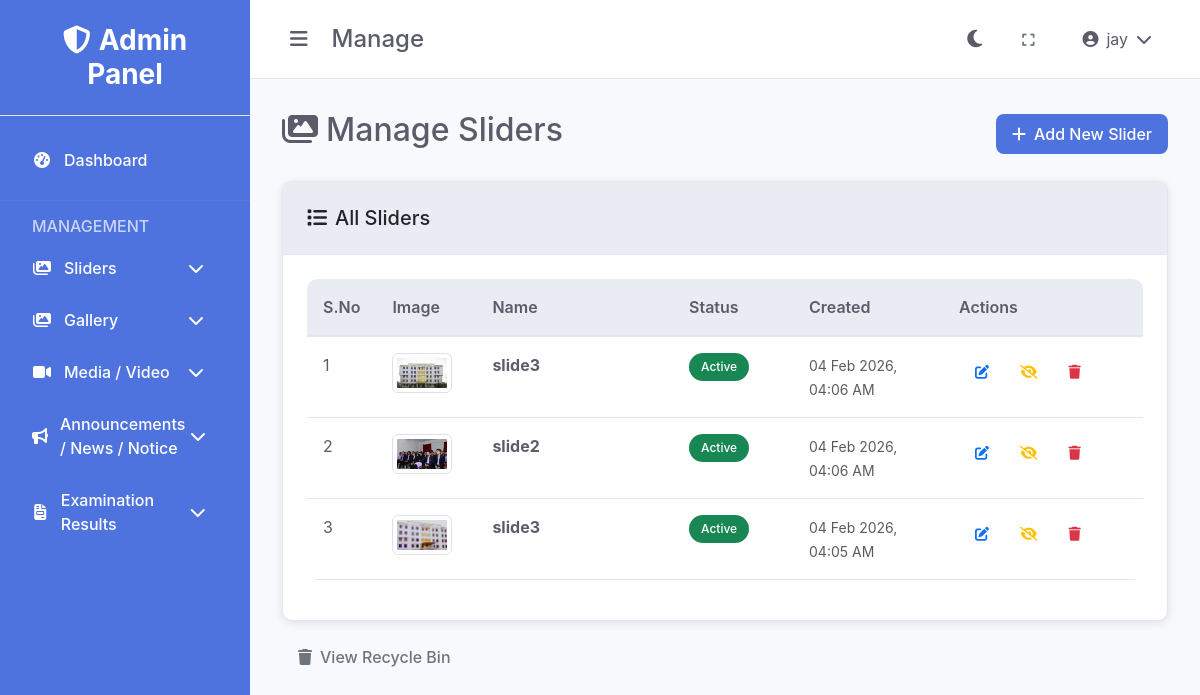
The app's page /sliders/manage.php (signed in) with its own data.
### tables this page shows
CREATE TABLE IF NOT EXISTS `sliders` (
  `id` int(11) NOT NULL AUTO_INCREMENT,
  `name` varchar(255) NOT NULL,
  `image` varchar(255) NOT NULL,
  `status` enum('active','inactive') DEFAULT 'active',
  `sort_order` int(11) DEFAULT '0',
  `created_at` timestamp NOT NULL DEFAULT CURRENT_TIMESTAMP,
  `updated_at` timestamp NOT NULL DEFAULT CURRENT_TIMESTAMP ON UPDATE CURRENT_TIMESTAMP,
  PRIMARY KEY (`id`),
  KEY `idx_sliders_status` (`status`)
);

### sliders/manage.php (the view, shortened to what this page needs)
<?php
require_once '../config/database.php';
require_once '../includes/functions.php';
$sql = "SELECT * FROM sliders ORDER BY created_at DESC";
$result = $conn->query($sql);
$sliders = $result->fetch_all(MYSQLI_ASSOC);
?>
<!DOCTYPE html>
<html lang="en">
<head>
    <link href="https://cdn.jsdelivr.net/npm/bootstrap@5.3.0/dist/css/bootstrap.min.css" rel="stylesheet">
    <link href="https://cdnjs.cloudflare.com/ajax/libs/font-awesome/6.4.0/css/all.min.css" rel="stylesheet">
    <link href="<?php echo getAssetUrl('css/style.css'); ?>" rel="stylesheet">
</head>
<body data-theme="light">
    <div class="admin-layout">
        <?php include '../includes/sidebar.php'; ?>
        <div class="main-content">
            <?php include '../includes/header.php'; ?>
            <div class="content">
                <div class="d-flex justify-content-between align-items-center mb-4">
                    <h2><i class="fas fa-images me-2"></i>Manage Sliders</h2>
                    <a href="add.php" class="btn btn-primary">
                        <i class="fas fa-plus me-2"></i>Add New Slider
                    </a>
                </div>
                <div class="card">
                    <div class="card-header">
                        <h5 class="mb-0"><i class="fas fa-list me-2"></i>All Sliders</h5>
                    </div>
                    <div class="card-body">
                        <?php if (empty($sliders)): ?>
                            <div class="text-center py-5">
                                <i class="fas fa-images fa-3x text-muted mb-3"></i>
                                <h5 class="text-muted">No sliders found</h5>
                                <p class="text-muted">Start by adding your first slider image.</p>
                                <a href="add.php" class="btn btn-primary">
                                    <i class="fas fa-plus me-2"></i>Add First Slider
                                </a>
                            </div>
                        <?php else: ?>
                            <div class="table-responsive">
                                <table class="table table-hover">
                                    <thead>
                                        <tr>
                                            <th width="50">S.No</th>
                                            <th width="100">Image</th>
                                            <th>Name</th>
                                            <th width="120">Status</th>
                                            <th width="150">Created</th>
                                            <th width="200">Actions</th>
                                        </tr>
                                    </thead>
                                    <tbody>
                                        <?php foreach ($sliders as $index => $slider): ?>
                                            <tr>
                                                <td><?php echo $index + 1; ?></td>
                                                <td>
                                                    <img src="<?php echo getUploadUrl('../uploads/materials/sliders/' . $slider['image']); ?>"
                                                         alt="<?php echo htmlspecialchars($slider['name']); ?>"
                                                         class="img-thumbnail" style="width: 60px; height: 40px; object-fit: cover;">
                                                </td>
                                                <td>
                                                    <strong><?php echo htmlspecialchars($slider['name']); ?></strong>
                                                </td>
                                                <td>
                                                    <?php echo getStatusBadge($slider['status']); ?>
                                                </td>
                                                <td>
                                                    <small class="text-muted">
                                                        <?php echo formatDate($slider['created_at']); ?>
                                                    </small>
                                                </td>
                                                <td>
                                                    <div class="btn-group" role="group">
                                                        <a href="edit.php?id=<?php echo $slider['id']; ?>"
                                                           class="btn btn-sm btn-outline-primary"
                                                           title="Edit">
                                                            <i class="fas fa-edit"></i>
                                                        </a>
                                                        <a href="?toggle_status=<?php echo $slider['id']; ?>"
                                                           class="btn btn-sm btn-outline-warning"
                                                           title="<?php echo $slider['status'] == 'active' ? 'Deactivate' : 'Activate'; ?>"
                                                           onclick="return confirm('Are you sure you want to <?php echo $slider['status'] == 'active' ? 'deactivate' : 'activate'; ?> this slider?')">
                                                            <i class="fas fa-<?php echo $slider['status'] == 'active' ? 'eye-slash' : 'eye'; ?>"></i>
                                                        </a>
                                                        <a href="?delete=<?php echo $slider['id']; ?>"
                                                           class="btn btn-sm btn-outline-danger"
                                                           title="Delete"
                                                           onclick="return confirm('Are you sure you want to delete this slider? It will be moved to recycle bin.')">
                                                            <i class="fas fa-trash"></i>
                                                        </a>
                                                    </div>
                                                </td>
                                            </tr>
                                        <?php endforeach; ?>
                                    </tbody>
                                </table>
                            </div>
                        <?php endif; ?>
                    </div>
                </div>
                <div class="mt-3">
                    <a href="recycle.php" class="btn btn-outline-secondary">
                        <i class="fas fa-trash me-2"></i>View Recycle Bin
                    </a>
                </div>
            </div>
        </div>
    </div>
</body>
</html>

### includes/functions.php (shortened to what this page needs)
<?php
function getBaseUrl() {
    $protocol = isset($_SERVER['HTTPS']) && $_SERVER['HTTPS'] === 'on' ? 'https' : 'http';
    $host = $_SERVER['HTTP_HOST'];
    $scriptPath = $_SERVER['SCRIPT_NAME'];
    $adminPanelPos = strpos($scriptPath, '/control-dashboard');
    if ($adminPanelPos !== false) {
        $basePath = substr($scriptPath, 0, $adminPanelPos + strlen('/control-dashboard'));
        $path = substr($basePath, 0, $adminPanelPos);
    } else {
        $path = '';
    }
    return $protocol . '://' . $host . $path;
}
function getAssetUrl($path = '') {
    $baseUrl = getBaseUrl();
    $adminPath = '/control-dashboard';
    $path = ltrim($path, '/');
    return $baseUrl . $adminPath . '/assets/' . $path;
}
function getUploadUrl($path = '') {
    $baseUrl = getBaseUrl();
    $adminPath = '/control-dashboard';
    $path = ltrim($path, '/');
    return $baseUrl . $adminPath . '/uploads/' . $path;
}
function getStatusBadge($status) {
    switch ($status) {
        case 'active':
            return '<span class="badge bg-success">Active</span>';
    }
}
function formatDate($date) {
    return date('d M Y, h:i A', strtotime($date));
}
?>

### assets/css/style.css (style rules this page uses)
:root { --primary-color: #4e73df; --secondary-color: #858796; --success-color: #1cc88a; --info-color: #36b9cc; --warning-color: #f6c23e; --danger-color: #e74a3b; --light-color: #f8f9fc; --dark-color: #5a5c69; --sidebar-width: 250px; --header-height: 60px; --transition-speed: 0.3s; }
[data-theme="light"] { --bg-primary: #ffffff; --bg-secondary: #f8f9fc; --bg-tertiary: #eaecf4; --text-primary: #5a5c69; --text-secondary: #858796; --border-color: #e3e6f0; --card-bg: #ffffff; --sidebar-bg: #4e73df; --header-bg: #ffffff; }
* { margin: 0; padding: 0; box-sizing: border-box; }
body { font-family: 'Nunito', -apple-system, BlinkMacSystemFont, 'Segoe UI', Roboto, sans-serif; background-color: var(--bg-secondary); color: var(--text-primary); transition: background-color var(--transition-speed), color var(--transition-speed); }
.admin-layout { display: flex; min-height: 100vh; }
.main-content { flex: 1; margin-left: var(--sidebar-width); transition: margin-left var(--transition-speed); }
.content { padding: 2rem; }
.card { background: var(--card-bg); border: 1px solid var(--border-color); border-radius: 10px; box-shadow: 0 2px 10px rgba(0, 0, 0, 0.1); transition: all 0.3s ease; }
.card-header { background: var(--bg-tertiary); border-bottom: 1px solid var(--border-color); padding: 1.5rem; border-radius: 10px 10px 0 0; }
.card-body { padding: 1.5rem; }
.btn { border-radius: 8px; font-weight: 500; padding: 0.5rem 1rem; transition: all 0.3s ease; border: none; }
.btn-primary { background: var(--primary-color); color: white; }
.table { background: var(--card-bg); border-radius: 10px; overflow: hidden; }
.table th { background: var(--bg-tertiary); border-bottom: 2px solid var(--border-color); color: var(--text-primary); font-weight: 600; padding: 1rem; }
.table td { padding: 1rem; border-bottom: 1px solid var(--border-color); color: var(--text-primary); }
.badge { padding: 0.5rem 0.75rem; border-radius: 20px; font-weight: 500; }

### records on screen
sliders: image (picture), name "slide3", status "Active", created_at "04 Feb 2026, 04:06 AM"
sliders: image (picture), name "slide2", status "Active", created_at "04 Feb 2026, 04:06 AM"
sliders: image (picture), name "slide3", status "Active", created_at "04 Feb 2026, 04:05 AM"

### other values on screen
basename($_SERVER['PHP_SELF'], '.php') "Manage"
$_SESSION['full_name'] "jay"
